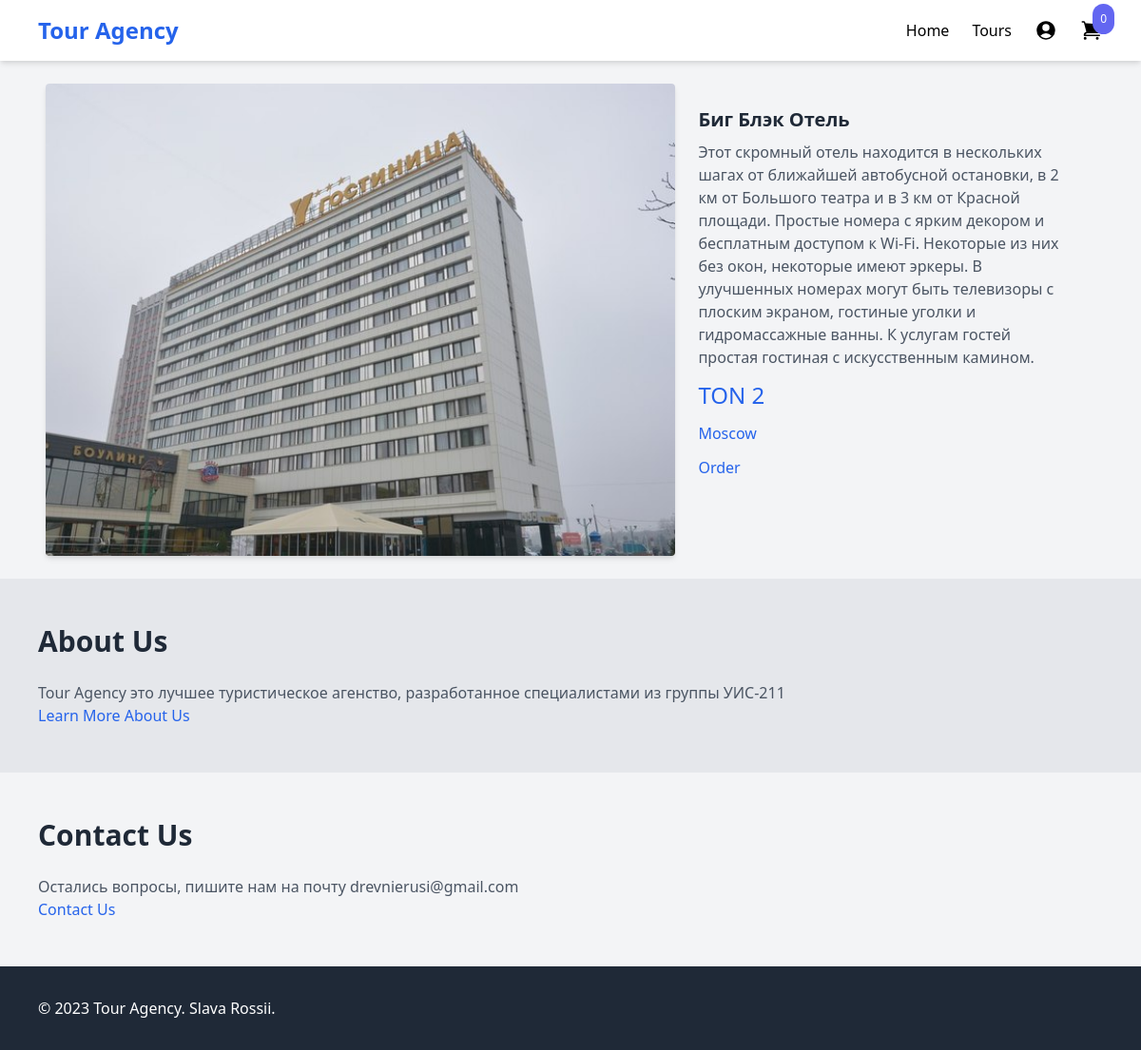
Page /shop/bbh/ on the earlier database version.
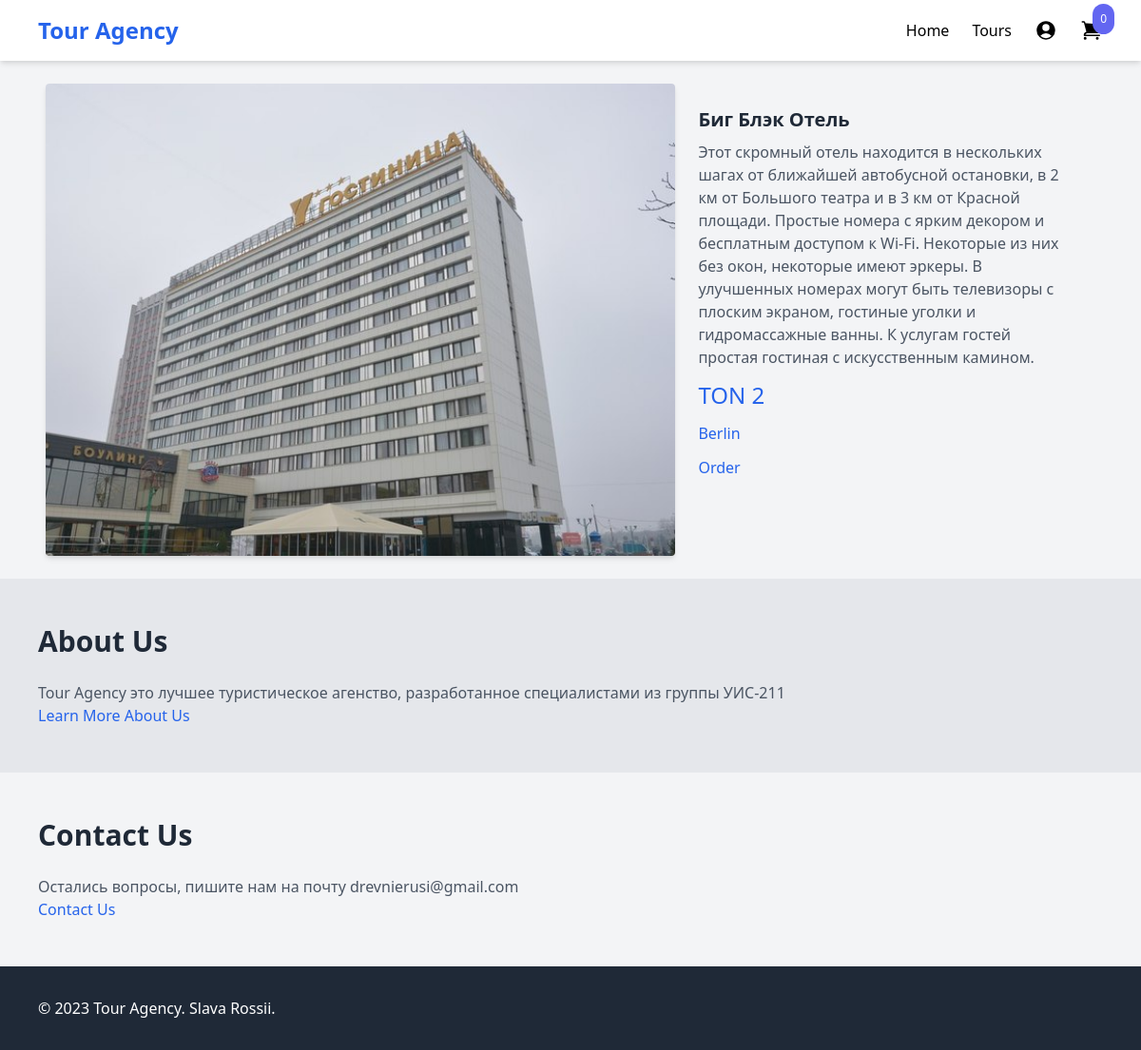
Same page on the later database version.
### products/models.py (models this page shows, shortened)
class Product(models.Model):
    SHIRT_SIZES = [
        ("Lux", "Люкс"),
        ("Medium", "Медиум"),
        ("Simple", "Обчный"),
    ]
    category = models.ForeignKey(Category, related_name='products', on_delete=models.CASCADE)
    name = models.CharField(max_length=255)
    slug = models.SlugField()
    description = models.TextField(blank=True, null=True)
    price = models.PositiveIntegerField()
    created_at = models.DateTimeField(auto_now_add=True)
    image = models.ImageField(upload_to='uploads/', blank=True, null=True)
    type = models.CharField(max_length=8, choices=SHIRT_SIZES, blank=True, null=True)
    thumbnail = models.ImageField(upload_to='uploads/', blank=True, null=True)
    class Meta:
        ordering = ('-created_at',)
    def get_display_price(self):
        return self.price
    def get_city(self):
        return self.category.city

class Category(models.Model):
    name = models.CharField(max_length=255)
    city = models.ForeignKey(City, related_name='categories', on_delete=models.CASCADE)
    slug = models.SlugField()
    class Meta:
        ordering = ('name',)

class City(models.Model):
    name = models.CharField(max_length=20)
    class Meta:
        ordering = ('name',)
    def __str__(self):
        return self.name

### products/views.py (the view)
# urls.py: path("shop/<slug:slug>/", product, name='product'),
def product(request, slug):
    product = get_object_or_404(Product, slug=slug)
    return render(request, 'products/product.html', {'product': product})

### cart/cart.py (called while the page is built)
    def __len__(self):
        return sum(item['quantity'] for item in self.cart.values())

### cart/content_processors.py (called while the page is built)
def cart(request):
    return {'cart': Cart(request)}

### products/templates/products/product.html
{% extends 'core/base.html' %}
{% block content %}
    <div class="max-w-6xl mx-auto flex flex-wrap px-6 py-6 xl:px-0">
        <div class="images w-full mb-2 lg:mb-0 lg:w-3/5   bg-white rounded shadow-md overflow-hidden">
            <img src="{{ product.image.url }}" alt="Tour Image" class="w-full  object-cover">
        </div>
        <div class="information w-full lg:w-2/5 lg:p-6">
            <h1 class="text-xl font-semibold text-gray-800 mb-2">{{ product.name }}</h1>
            <p class="text-gray-600">{{ product.description }}</p>
            <p class="text-2xl text-blue-600 mt-3">TON {{ product.get_display_price }}</p>
            <p class="text-1xl text-blue-600 mt-3">{{ product.get_city }}</p>
            <a href="#" hx-get="{% url 'add_to_cart' product.id %}"
               hx-target="#menu-cart-button"
               hx-swap="outerHTML"><p class="text-1xl  text-blue-600 mt-3">Order</p></a>
        </div>
    </div>
{% endblock %}

### core/templates/core/base.html (shortened to what this page needs)
<!DOCTYPE html>
<html lang="en">
<head>
    <link href="https://cdn.jsdelivr.net/npm/tailwindcss@2.2.19/dist/tailwind.min.css" rel="stylesheet">
</head>
<body class="bg-gray-100 font-sans">
<nav class="bg-white shadow-md">
    <div class="max-w-6xl mx-auto px-4">
        <div class="flex items-center justify-between py-4">
            <a href="{% url 'frontpage' %}" class="text-2xl font-semibold text-blue-600">Tour Agency</a>
            <ul class="flex items-center space-x-6">
                <li><a href="/">Home</a></li>
                <li><a href="{% url 'shop' %}">Tours</a></li>
                <li><a href="{% url 'myaccount' %}">
                </a>
                    <div
                            hx-get="{% url 'hx_menu_cart' %}"
                            hx-trigger="update-menu-cart from:body"
                            hx-swap="innerHTML"
                    >
                        {% include 'cart/partials/menu_cart.html' %}
                    </div>
            </ul>
        </div>
    </div>
</nav>
{% block content %}
{% endblock %}
<section class="bg-gray-200 py-12">
    <div class="max-w-6xl mx-auto px-4">
        <h2 class="text-3xl font-semibold text-gray-800 mb-6">About Us</h2>
        <p class="text-gray-600">Tour Agency это лучшее туристическое агенство, разработанное специалистами из группы УИС-211</p>
        <a href="#" class="text-blue-600 hover:underline mt-4">Learn More About Us</a>
    </div>
</section>
<section class="py-12">
    <div class="max-w-6xl mx-auto px-4">
        <h2 class="text-3xl font-semibold text-gray-800 mb-6">Contact Us</h2>
        <p class="text-gray-600">Остались вопросы, пишите нам на почту drevnierusi@gmail.com</p>
        <a href="#" class="text-blue-600 hover:underline mt-4">Contact Us</a>
    </div>
</section>
<footer class="bg-gray-800 text-white py-8">
    <div class="max-w-6xl mx-auto px-4">
        <p>&copy; 2023 Tour Agency. Slava Rossii.</p>
    </div>
</footer>
</body>
</html>

### cart/templates/cart/partials/menu_cart.html (shortened to what this page needs)
<li><a href="{% url 'cart' %}" id="menu-cart-button" class="relative">
    <span class="p-2 absolute -top-4 -right-3 bg-indigo-500 text-white text-xs rounded-full">{{ cart|length }}</span>
</a>

Differences in the rows shown:
changed through a linked row, Product "Биг Блэк Отель": get_city "Moscow" → "Berlin"
